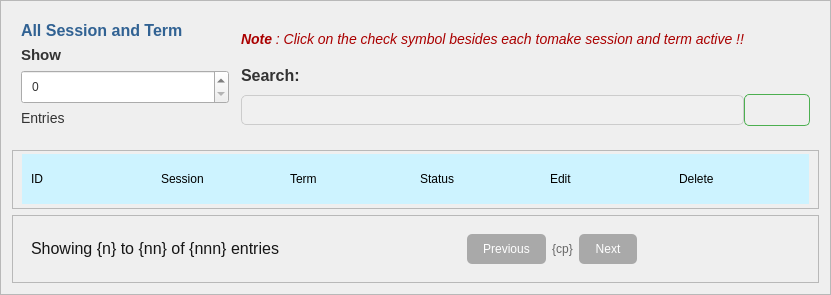
                   <widget class="QFrame" name="frame_109">
                    <property name="sizePolicy">
                     <sizepolicy hsizetype="Expanding" vsizetype="Expanding">
                      <horstretch>0</horstretch>
                      <verstretch>0</verstretch>
                     </sizepolicy>
                    </property>
                    <property name="frameShape">
                     <enum>QFrame::Shape::StyledPanel</enum>
                    </property>
                    <property name="frameShadow">
                     <enum>QFrame::Shadow::Raised</enum>
                    </property>
                    <layout class="QVBoxLayout" name="verticalLayout_54">
                     <item>
                      <widget class="QFrame" name="frame_110">
                       <property name="styleSheet">
                        <string notr="true">QLabel{
	font-size: 14px;
	color: #333;
}


QLineEdit{
	background-color: #f0f0f0;
	border: 1px solid #ccc;
	border-radius: 5px;
	padding: 6px;
	color: #333;
}

QComboBox{
	background-color: #f0f0f0;
	border: 1px solid #ccc;
	border-radius: 5px;
	padding: 6px;
	color: #333;
}

QPushButton {
	background-color: transparent;
	color: white;
	border: 1px solid #4caf50;
	border-radius: 5px;
	padding: 8px 16px;
}

QPushButton:hover{
	background-color: #45a049;
}

QPushButton:pressed{
	background-color: #3e8e41;
}
</string>
                       </property>
                       <property name="frameShape">
                        <enum>QFrame::Shape::NoFrame</enum>
                       </property>
                       <property name="frameShadow">
                        <enum>QFrame::Shadow::Raised</enum>
                       </property>
                       <layout class="QHBoxLayout" name="horizontalLayout_53">
                        <item>
                         <widget class="QFrame" name="frame_111">
                          <property name="minimumSize">
                           <size>
                            <width>208</width>
                            <height>0</height>
                           </size>
                          </property>
                          <property name="frameShape">
                           <enum>QFrame::Shape::NoFrame</enum>
                          </property>
                          <property name="frameShadow">
                           <enum>QFrame::Shadow::Raised</enum>
                          </property>
                          <layout class="QVBoxLayout" name="verticalLayout_55">
                           <property name="leftMargin">
                            <number>0</number>
                           </property>
                           <property name="topMargin">
                            <number>0</number>
                           </property>
                           <property name="rightMargin">
                            <number>0</number>
                           </property>
                           <item>
                            <widget class="QLabel" name="label_103">
                             <property name="text">
                              <string>&lt;html&gt;&lt;head/&gt;&lt;body&gt;&lt;p&gt;&lt;span style=&quot; font-size:12pt; font-weight:600; color:#316293;&quot;&gt;All Session and Term&lt;/span&gt;&lt;/p&gt;&lt;/body&gt;&lt;/html&gt;</string>
                             </property>
                            </widget>
                           </item>
                           <item>
                            <widget class="QLabel" name="label_104">
                             <property name="text">
                              <string>&lt;html&gt;&lt;head/&gt;&lt;body&gt;&lt;p&gt;&lt;span style=&quot; font-size:11pt; font-weight:600;&quot;&gt;Show&lt;/span&gt;&lt;/p&gt;&lt;/body&gt;&lt;/html&gt;</string>
                             </property>
                            </widget>
                           </item>
                           <item>
                            <widget class="QSpinBox" name="showSessionsEnrtiesspinBox">
                             <property name="minimumSize">
                              <size>
                               <width>200</width>
                               <height>0</height>
                              </size>
                             </property>
                             <property name="styleSheet">
                              <string notr="true">padding: 6px;
color: #333;
backgound-color: #f0f0f0;</string>
                             </property>
                            </widget>
                           </item>
                           <item>
                            <widget class="QLabel" name="label_105">
                             <property name="text">
                              <string>Entries</string>
                             </property>
                            </widget>
                           </item>
                          </layout>
                         </widget>
                        </item>
                        <item>
                         <widget class="QFrame" name="frame_112">
                          <property name="sizePolicy">
                           <sizepolicy hsizetype="Expanding" vsizetype="Preferred">
                            <horstretch>0</horstretch>
                            <verstretch>0</verstretch>
                           </sizepolicy>
                          </property>
                          <property name="frameShape">
                           <enum>QFrame::Shape::NoFrame</enum>
                          </property>
                          <property name="frameShadow">
                           <enum>QFrame::Shadow::Raised</enum>
                          </property>
                          <widget class="QLabel" name="label_106">
                           <property name="geometry">
                            <rect>
                             <x>320</x>
                             <y>100</y>
                             <width>323</width>
                             <height>75</height>
                            </rect>
                           </property>
                           <property name="text">
                            <string>TextLabel</string>
                           </property>
                          </widget>
                         </widget>
                        </item>
                        <item>
                         <widget class="QFrame" name="frame_113">
                          <property name="frameShape">
                           <enum>QFrame::Shape::NoFrame</enum>
                          </property>
                          <property name="frameShadow">
                           <enum>QFrame::Shadow::Raised</enum>
                          </property>
                          <layout class="QGridLayout" name="gridLayout_16">
                           <property name="leftMargin">
                            <number>0</number>
                           </property>
                           <property name="topMargin">
                            <number>0</number>
                           </property>
                           <property name="rightMargin">
                            <number>0</number>
                           </property>
                           <property name="bottomMargin">
                            <number>9</number>
                           </property>
                           <property name="spacing">
                            <number>0</number>
                           </property>
                           <item row="2" column="1">
                            <widget class="QPushButton" name="view_session_term_search_btn">
                             <property name="text">
                              <string/>
                             </property>
                             <property name="icon">
                              <iconset resource="Resources/icons/grey/grey.qrc">
                               <normaloff>:/grey_icons/search.svg</normaloff>:/grey_icons/search.svg</iconset>
                             </property>
                            </widget>
                           </item>
                           <item row="1" column="0">
                            <widget class="QLabel" name="label_107">
                             <property name="text">
                              <string>&lt;html&gt;&lt;head/&gt;&lt;body&gt;&lt;p&gt;&lt;span style=&quot; font-size:12pt; font-weight:600;&quot;&gt;Search:&lt;/span&gt;&lt;/p&gt;&lt;/body&gt;&lt;/html&gt;</string>
                             </property>
                            </widget>
                           </item>
                           <item row="2" column="0">
                            <widget class="QLineEdit" name="view_session_term_search_entry"/>
                           </item>
                           <item row="0" column="0">
                            <widget class="QLabel" name="label_116">
                             <property name="text">
                              <string>&lt;html&gt;&lt;head/&gt;&lt;body&gt;&lt;p&gt;&lt;span style=&quot; font-weight:600; font-style:italic; color:#aa0000;&quot;&gt;Note&lt;/span&gt;&lt;span style=&quot; font-style:italic; color:#aa0000;&quot;&gt; : Click on the check symbol besides each tomake session and term active !!&lt;/span&gt;&lt;/p&gt;&lt;/body&gt;&lt;/html&gt;</string>
                             </property>
                            </widget>
                           </item>
                          </layout>
                         </widget>
                        </item>
                       </layout>
                      </widget>
                     </item>
                     <item>
                      <widget class="QFrame" name="showclassCoursesTableFrame_2">
                       <property name="sizePolicy">
                        <sizepolicy hsizetype="Expanding" vsizetype="Expanding">
                         <horstretch>0</horstretch>
                         <verstretch>0</verstretch>
                        </sizepolicy>
                       </property>
                       <property name="frameShape">
                        <enum>QFrame::Shape::StyledPanel</enum>
                       </property>
                       <property name="frameShadow">
                        <enum>QFrame::Shadow::Raised</enum>
                       </property>
                       <layout class="QGridLayout" name="gridLayout_17">
                        <property name="topMargin">
                         <number>3</number>
                        </property>
                        <property name="bottomMargin">
                         <number>4</number>
                        </property>
                        <property name="verticalSpacing">
                         <number>4</number>
                        </property>
                        <item row="0" column="0" alignment="Qt::AlignmentFlag::AlignTop">
                         <widget class="QWidget" name="ClassCoursestableTitlewrowwidget_4" native="true">
                          <property name="sizePolicy">
                           <sizepolicy hsizetype="Preferred" vsizetype="Fixed">
                            <horstretch>0</horstretch>
                            <verstretch>0</verstretch>
                           </sizepolicy>
                          </property>
                          <property name="minimumSize">
                           <size>
                            <width>0</width>
                            <height>50</height>
                           </size>
                          </property>
                          <property name="maximumSize">
                           <size>
                            <width>16777215</width>
                            <height>50</height>
                           </size>
                          </property>
                          <property name="styleSheet">
                           <string notr="true">background-color:rgb(205, 243, 255)</string>
                          </property>
                          <layout class="QHBoxLayout" name="horizontalLayout_54">
                           <property name="spacing">
                            <number>9</number>
                           </property>
                           <property name="leftMargin">
                            <number>9</number>
                           </property>
                           <property name="rightMargin">
                            <number>9</number>
                           </property>
                           <property name="bottomMargin">
                            <number>9</number>
                           </property>
                           <item>
                            <widget class="QLabel" name="label_108">
                             <property name="text">
                              <string>ID</string>
                             </property>
                            </widget>
                           </item>
                           <item>
                            <widget class="QLabel" name="label_109">
                             <property name="text">
                              <string>Session</string>
                             </property>
                            </widget>
                           </item>
                           <item>
                            <widget class="QLabel" name="label_110">
                             <property name="text">
                              <string>Term</string>
                             </property>
                            </widget>
                           </item>
                           <item>
                            <widget class="QLabel" name="label_111">
                             <property name="text">
                              <string>Status</string>
                             </property>
                            </widget>
                           </item>
                           <item>
                            <widget class="QLabel" name="label_112">
                             <property name="text">
                              <string>Edit</string>
                             </property>
                            </widget>
                           </item>
                           <item>
                            <widget class="QLabel" name="label_113">
                             <property name="text">
                              <string>Delete</string>
                             </property>
                            </widget>
                           </item>
                          </layout>
                         </widget>
                        </item>
                       </layout>
                      </widget>
                     </item>
                     <item alignment="Qt::AlignmentFlag::AlignBottom">
                      <widget class="QFrame" name="frame_114">
                       <property name="styleSheet">
                        <string notr="true">QLabel{
	font-size: 12px;
	color: #666;
}

QPushButton{
	background-color: darkgrey;
	color: white;
	border: none;
	border-radius: 5px;
	padding: 8px 16px
}
QPushButton:hover{
	background-color: #45a049;
}
QPushButton:pressed{
	background-color: #3e8e41;
}</string>
                       </property>
                       <property name="frameShape">
                        <enum>QFrame::Shape::StyledPanel</enum>
                       </property>
                       <property name="frameShadow">
                        <enum>QFrame::Shadow::Raised</enum>
                       </property>
                       <layout class="QHBoxLayout" name="horizontalLayout_55">
                        <item alignment="Qt::AlignmentFlag::AlignLeft">
                         <widget class="QFrame" name="frame_115">
                          <property name="frameShape">
                           <enum>QFrame::Shape::NoFrame</enum>
                          </property>
                          <property name="frameShadow">
                           <enum>QFrame::Shadow::Raised</enum>
                          </property>
                          <layout class="QVBoxLayout" name="verticalLayout_56">
                           <item>
                            <widget class="QLabel" name="SessionTermpageNumber_label">
                             <property name="text">
                              <string>&lt;html&gt;&lt;head/&gt;&lt;body&gt;&lt;p&gt;&lt;span style=&quot; font-size:12pt; color:#161616;&quot;&gt;Showing {n} to {nn} of {nnn} entries&lt;/span&gt;&lt;/p&gt;&lt;/body&gt;&lt;/html&gt;</string>
                             </property>
                            </widget>
                           </item>
                          </layout>
                         </widget>
                        </item>
                        <item>
                         <widget class="QFrame" name="frame_116">
                          <property name="sizePolicy">
                           <sizepolicy hsizetype="Expanding" vsizetype="Preferred">
                            <horstretch>0</horstretch>
                            <verstretch>0</verstretch>
                           </sizepolicy>
                          </property>
                          <property name="frameShape">
                           <enum>QFrame::Shape::NoFrame</enum>
                          </property>
                          <property name="frameShadow">
                           <enum>QFrame::Shadow::Raised</enum>
                          </property>
                         </widget>
                        </item>
                        <item alignment="Qt::AlignmentFlag::AlignHCenter">
                         <widget class="QFrame" name="frame_117">
                          <property name="frameShape">
                           <enum>QFrame::Shape::NoFrame</enum>
                          </property>
                          <property name="frameShadow">
                           <enum>QFrame::Shadow::Raised</enum>
                          </property>
                          <layout class="QHBoxLayout" name="horizontalLayout_56">
                           <item>
                            <widget class="QPushButton" name="create_session_term_preview_btn">
                             <property name="text">
                              <string>Previous</string>
                             </property>
                             <property name="icon">
                              <iconset resource="Resources/icons/skyblue/skyblue.qrc">
                               <normaloff>:/skyblue_icons/corner-up-left.svg</normaloff>:/skyblue_icons/corner-up-left.svg</iconset>
                             </property>
                            </widget>
                           </item>
                           <item>
                            <widget class="QLabel" name="current_session_terms_page_label">
                             <property name="text">
                              <string>&lt;html&gt;&lt;head/&gt;&lt;body&gt;&lt;p align=&quot;center&quot;&gt;{cp}&lt;/p&gt;&lt;/body&gt;&lt;/html&gt;</string>
                             </property>
                            </widget>
                           </item>
                           <item>
                            <widget class="QPushButton" name="create_session_term_next_btn">
                             <property name="text">
                              <string>Next</string>
                             </property>
                             <property name="icon">
                              <iconset resource="Resources/icons/skyblue/skyblue.qrc">
                               <normaloff>:/skyblue_icons/corner-up-right.svg</normaloff>:/skyblue_icons/corner-up-right.svg</iconset>
                             </property>
                            </widget>
                           </item>
                          </layout>
                         </widget>
                        </item>
                        <item>
                         <widget class="QFrame" name="frame_118">
                          <property name="sizePolicy">
                           <sizepolicy hsizetype="Expanding" vsizetype="Preferred">
                            <horstretch>0</horstretch>
                            <verstretch>0</verstretch>
                           </sizepolicy>
                          </property>
                          <property name="frameShape">
                           <enum>QFrame::Shape::NoFrame</enum>
                          </property>
                          <property name="frameShadow">
                           <enum>QFrame::Shadow::Raised</enum>
                          </property>
                         </widget>
                        </item>
                       </layout>
                      </widget>
                     </item>
                    </layout>
                   </widget>
